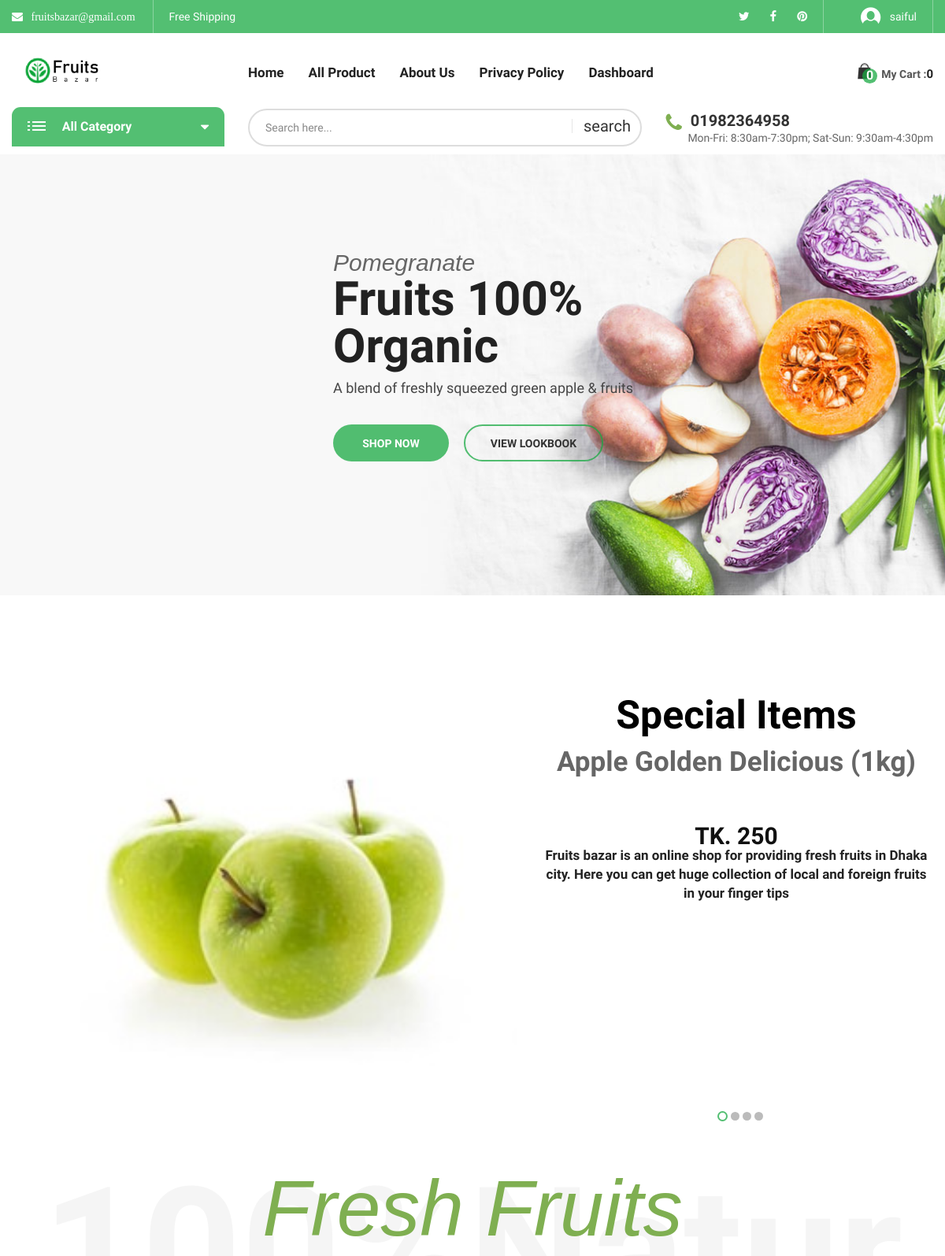
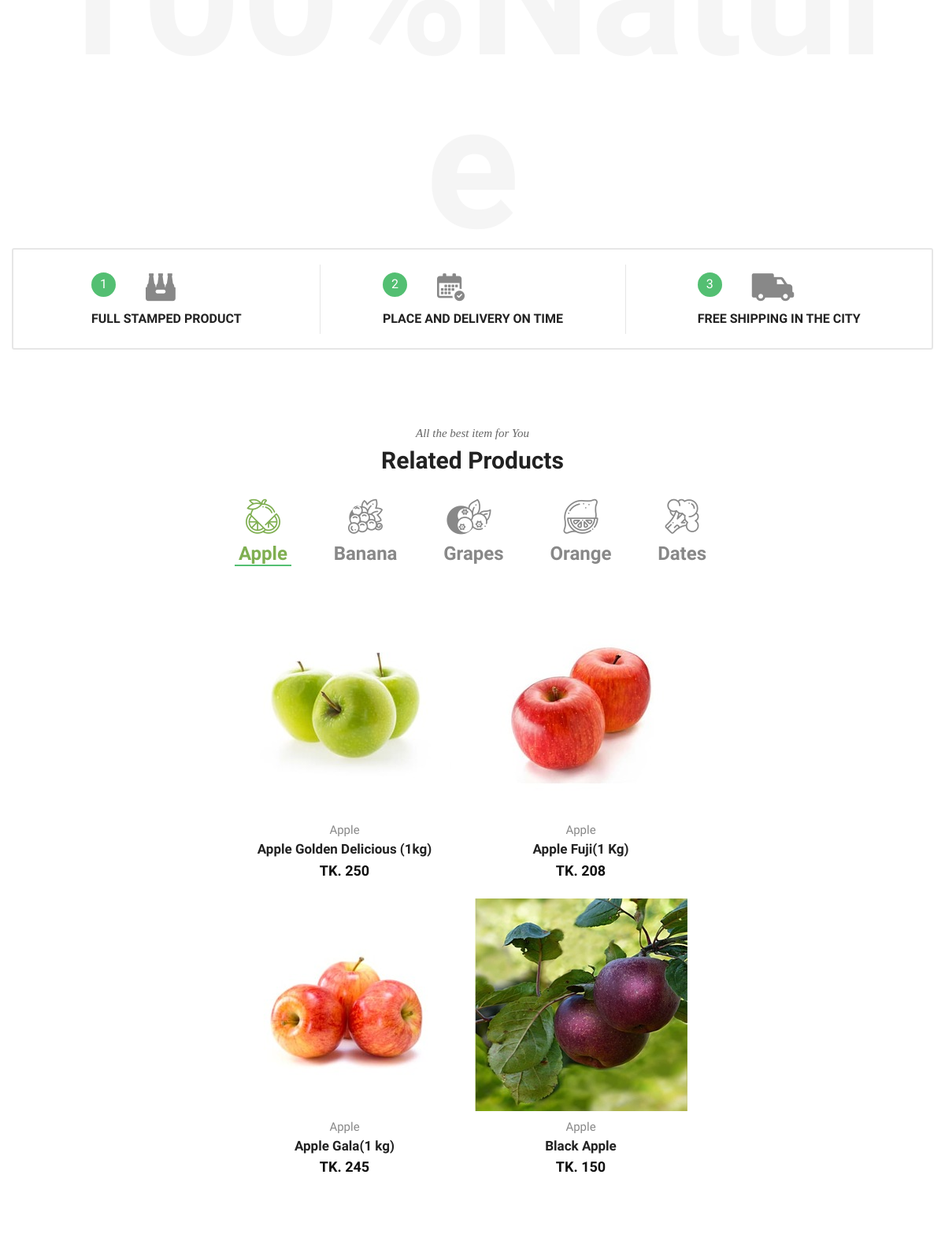
The page / (signed in, upper part) on the database its author committed (2 pictures, top to bottom).
### tables this page shows
CREATE TABLE `header_info` (
  `id` int(10) NOT NULL,
  `email` varchar(30) NOT NULL,
  `tweeter` varchar(500) NOT NULL,
  `fb_link` varchar(500) NOT NULL,
  `pinterest` varchar(500) NOT NULL,
  `phone` varchar(20) NOT NULL
);

CREATE TABLE `add_logo` (
  `id` int(10) NOT NULL,
  `img` varchar(200) NOT NULL
);

CREATE TABLE `slider` (
  `slider_id` int(11) NOT NULL,
  `first_line` varchar(255) NOT NULL,
  `second_line` varchar(255) NOT NULL,
  `third_line` varchar(255) NOT NULL,
  `btn_left` varchar(25) NOT NULL,
  `btn_right` varchar(25) NOT NULL,
  `slider_img` varchar(255) NOT NULL
);

### admin/class/adminback.php (called while the page is built, shortened)
<?php
class  adminback
{
    private $connection;
    function __construct()
    {
        $dbhost = "localhost";
        $dbuser = "root";
        $dbpass = "";
        $dbname = "ecommerce";
        $this->connection = mysqli_connect($dbhost, $dbuser, $dbpass, $dbname);
    }
    function display_links()
    {
        $query = "SELECT * FROM header_info";
        if (mysqli_query($this->connection, $query)) {
            $ctg_info = mysqli_query($this->connection, $query);
            return $ctg_info;
        }
    }
    function display_logo()
    {
        $query = "SELECT * FROM add_logo";
        if (mysqli_query($this->connection, $query)) {
            $pdt_info = mysqli_query($this->connection, $query);
            return $pdt_info;
        }
    }
    function SlideShow(){
        $query = "SELECT * FROM `slider`";
        if(mysqli_query($this->connection, $query)){
            $row = mysqli_query($this->connection, $query);
            return $row;
        }
    }
}

### includes/slider_main.php (the view, shortened to what this page needs)
<div class="main-slide block-slider nav-change">
                <ul class="biolife-carousel" data-slick='{"arrows": true, "dots": false, "slidesMargin": 0, "slidesToShow": 1, "infinite": false, "speed": 800}' >
                <?php
                    $obj = new adminback();
                   $rows =  $obj->SlideShow();
                   while ($row = mysqli_fetch_assoc($rows)){
                ?>
                <li>
                        <div class="slide-contain slider-opt03__layout02 slide_animation type_02">
                            <div class="media background-geen-01" style="background-image: url('admin/uploads/<?php echo $row["slider_img"]?>');"></div>
                            <div class="text-content">
                                <i class="first-line"><?php echo $row['first_line']; ?></i>
                                <h3 class="second-line"> <?php echo $row['second_line']; ?> </h3>
                                <p class="third-line"><?php echo $row['third_line']; ?></p>
                                <p class="buttons">
                                    <a href="./all_product.php" class="btn btn-bold"><?php echo $row['btn_left']; ?></a>
                                    <a href="#" class="btn btn-thin"><?php echo $row['btn_right']; ?></a>
                                </p>
                            </div>
                        </div>
                    </li>
                    <?php
                         }
                    ?>
                </ul>
            </div>

### includes/header_top.php (shortened to what this page needs)
<?php
$obj= new adminback();
    $links = $obj->display_links();
?>
<div class="header-top bg-main hidden-xs">
            <div class="container">
                <div class="top-bar left">
                    <ul class="horizontal-menu">
                        <?php
                        while( $link = mysqli_fetch_assoc($links)){?>
                        <li>
                            <a class="fa fa-envelope" href="" > &nbsp;
                           <?php  echo $link['email'];  ?>
                          </a></li>
                        <li><a href="#">Free Shipping</a></li>
                    </ul>
                </div>
                <div class="top-bar right">
                    <ul class="social-list">
                        <li><a href="#<?php  echo $link['tweeter'];  ?>"><i class="fa fa-twitter" aria-hidden="true"></i></a></li>
                        <li><a href="#<?php  echo $link['fb_link'];  ?>"><i class="fa fa-facebook" aria-hidden="true"></i></a></li>
                        <li><a href="#<?php  echo $link['pinterest'];  ?>"><i class="fa fa-pinterest" aria-hidden="true"></i></a></li>
                               <?php } ?>
                    </ul>
                    <ul class="horizontal-menu">
                        <li><a href="user_login.php" class="login-link"><i class="biolife-icon icon-login"></i>
                        <?php
                        if(isset($_SESSION['username'])){
                            echo $_SESSION['username'];
                        }else{
                            echo "Login";
                        }
                        ?>
                        </a></li>
                    </ul>
                </div>
            </div>
        </div>

### includes/header_middle.php (shortened to what this page needs)
<?php
    $obj=new adminback();
   $logo_info = $obj->display_logo();
?>
<div class="header-middle biolife-sticky-object ">
    <div class="container">
        <div class="row">
            <div class="col-lg-3 col-md-2 col-md-6 col-xs-6">
                <a href="index.php" class="biolife-logo">
    <?php while($logo = mysqli_fetch_assoc( $logo_info)) {
        ?>
                    <img src="admin/uploads/<?php echo $logo['img']; ?>" alt="biolife logo" width="135" height="36">
                </a>
            <?php } ?>
            </div>
            <div class="col-lg-6 col-md-7 hidden-sm hidden-xs">
                <div class="primary-menu">
                    <ul class="menu biolife-menu clone-main-menu clone-primary-menu" id="primary-menu" data-menuname="main menu">
                        <li class="menu-item"><a href="index.php">Home</a></li>
                        <li class="menu-item"><a href="all_product.php">All Product</a></li>
                        <li class="menu-item"><a href="#">About Us</a></li>
                        <li class="menu-item"><a href="#">Privacy Policy </a></li>
                        <?php
                            if(isset($_SESSION['user_id'])){
                                 ?>
                                  <li class="menu-item"><a href="exist_order.php">Dashboard </a></li>
                                 <?php
                            }
                        ?>
                    </ul>
                </div>
            </div>
            <div class="col-lg-3 col-md-3 col-md-6 col-xs-6">
                <div class="biolife-cart-info">
                    <div class="minicart-block">
                        <div class="minicart-contain">
                            <a href="javascript:void(0)" class="link-to">
                                <span class="icon-qty-combine">
                                    <i class="icon-cart-mini biolife-icon"></i>
                                    <span class="qty">
                                        <?php
                                        if (isset($_SESSION['cart'])) {
                                            echo $_SESSION['cart_pdt_number'];
                                        } else {
                                            echo "0";
                                        }
                                        ?>
                                    </span>
                                </span>
                                <span class="title">My Cart :</span>
                                <span class="sub-total">
                                    <?php
                                    if (isset($_SESSION['cart'])) {
                                        echo $_SESSION['subtotal'];
                                    } else {
                                        echo "0";
                                    }
                                    ?></span>
                            </a>
                        </div>
                    </div>
                </div>
            </div>
        </div>
    </div>
</div>

### includes/header_bottom.php
<?php
$obj = new adminback();
$links = $obj->display_links();
$link = mysqli_fetch_assoc($links);
?>
<div class="header-bottom hidden-sm hidden-xs">
    <div class="container">
        <div class="row">
            <div class="col-lg-3 col-md-4">
                <?php
                include_once("vertical_menu.php")
                ?>
            </div>
            <div class="col-lg-9 col-md-8 padding-top-2px">
                <?php
                include_once("search_bar.php")
                ?>
                <div class="live-info">
                    <p class="telephone"><i class="fa fa-phone" aria-hidden="true"></i><b class="phone-number"> <?php echo $link['phone'] ?> </b></p>
                    <p class="working-time">Mon-Fri: 8:30am-7:30pm; Sat-Sun: 9:30am-4:30pm</p>
                </div>
            </div>
        </div>
    </div>
</div>

### rows shown on the page
header_info: email "fruitsbazar@gmail.com", phone "01982364958"
add_logo: img (picture)
slider: slider_img (picture), first_line "Pomegranate", second_line "Fruits 100% Organic", third_line "A blend of freshly squeezed green apple & fruits", btn_left "SHOP NOW", btn_right "VIEW LOOKBOOK"

### other values the page prints
$_SESSION['username'] "saiful"
$pdt_data['pdt_name'] "Apple Golden Delicious (1kg)"
$pdt_data['pdt_price'] "250"
$pdt_data['pdt_des'] "Fruits bazar is an online shop for providing fresh fruits in Dhaka city. Here you can get huge collection of local and foreign fruits in your finger tips"
$array_collum['0'] "Apple"
$array_collum['1'] "Banana"
$array_collum['2'] "Grapes"
$array_collum['3'] "Orange"
$array_collum['4'] "Dates"
$eight_pdt_ctg_one['ctg_name'] "Apple"
$eight_pdt_ctg_one['pdt_name'] "Apple Golden Delicious (1kg)"
$eight_pdt_ctg_one['pdt_price'] "250"
$eight_pdt_ctg_one['pdt_name'] "Apple Gala(1 kg)"
$eight_pdt_ctg_one['pdt_price'] "245"
$eight_pdt_ctg_one['pdt_name'] "Apple Fuji(1 Kg)"
